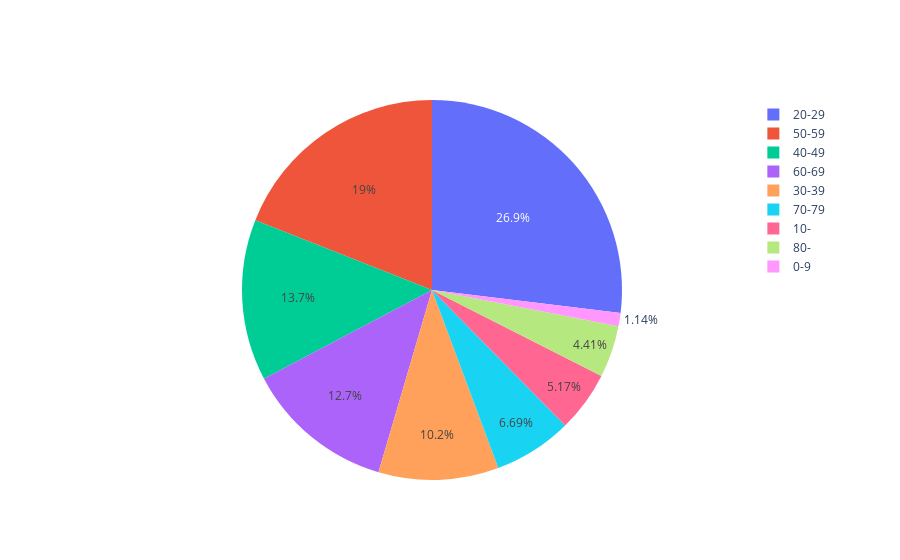

The code cell stored with this chart in its notebook:
### Markdown cell above
## plotly

### Code cell
# 3월 22일 나이별 확진자
# pie 그래프 그리기 
import plotly.graph_objects as go

labels = df.index
values = df.values

fig = go.Figure(data=[go.Pie(labels=labels, values=values)])
fig.show()
# value 가 높은 순으로 정의됨

### Figure 1 — Plotly figure (JSON) as saved in the notebook; plotly's stock layout.template omitted (floating-point values rounded to 4 significant figures)
{"data": [{"labels": ["0-9", "10-", "20-29", "30-39", "40-49", "50-59", "60-69", "70-79", "80-"], "type": "pie", "values": [101, 460, 2396, 909, 1221, 1691, 1132, 595, 392]}], "layout": {}}
